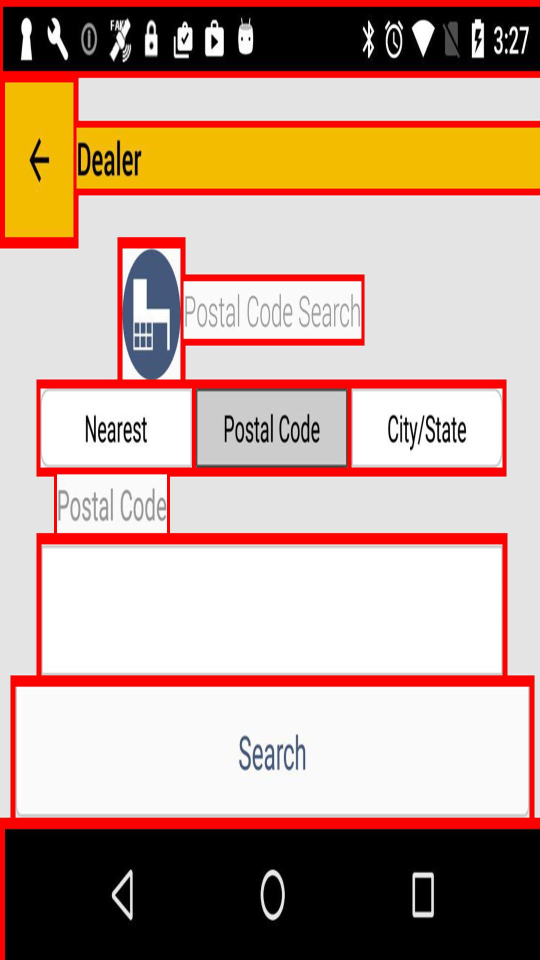
#> input picture training_5062_output.jpg, 1080 x 1920 px (shown at 1/2 size)
$ python training_window.py
#> lines starting #> are read from the running program, lines starting #| are printed output that depends on the picture
import cv2
import os
import json
import time

import zoom_and_fisheye_tools as tools


def uniquify( path ):
    filename, extension = os.path.splitext(path)
    counter = 0

    while os.path.exists(path):
        path = filename + "(" + str(counter) + ")" + extension
        counter += 1

    return path


# [127 lines left out: functions render_new_image, mouse_events, not called in this run]


def record_event(
    username,
    event_device,
    event_type,
    x,
    y,
    time,
    img_id,
    scale_factor_computation,
    current_magnification,
    current_rectangle_length,
    dim_x,
    dim_y,

):
    # global event_list

    # event = {}

    # event[ "img_id" ] = img_id
    # event[ "dim_x" ] = dim_x
    # event[ "dim_y" ] = dim_y

    # event[ "scale_factor_computation" ] = scale_factor_computation

    # event[ "current_magnification" ] = current_magnification
    # event[ "current_rectangle_length" ] = current_rectangle_length
    # event[ "current_rectangle_width" ] = int( current_rectangle_length * 0.5 )

    # event[ "username" ] = username
    # event[ "event_device" ] = event_device
    # event[ "event_type" ] = event_type
    # event[ "x" ] = x
    # event[ "y" ] = y
    # event[ "time" ] = time - start

    # events = event_list[ "events" ]
    # events.append( event )
    # event_list[ "events" ] = events

    # with open( username_unique, "w") as outfile:
    #     json.dump(event_list, outfile)
    return

if __name__ == "__main__":

    start = time.time()

    user_data = []
    with open('user_data.txt') as f:
#> (reads user_data.txt from the repository)
        user_data = [line.rstrip() for line in f]

    username = user_data[0]
    screen_size = user_data[1]
    username_unique = uniquify( username + "_window_mag" + ".json" )

    file_id = 'training_5062'

    # input_file_name = str(file_id) + ".jpg"
    input_file_name = str(file_id) + "_output.jpg"

    img = cv2.imread(input_file_name)
#> img is the input picture: shape (1920, 1080, 3); mean B, G, R 149.6, 162.7, 191.2
    dim_x, dim_y = img.shape[1], img.shape[0]
#> dim_x = 1080; dim_y = 1920


    scale_factor_computation_max =  ( 540 / dim_x )
#> scale_factor_computation_max = 0.5
    scale_factor_computation_min = ( 324 / dim_x )
#> scale_factor_computation_min = 0.3

    comp_step_size = ( scale_factor_computation_max - scale_factor_computation_min ) / 4
#> comp_step_size = 0.05
    scale_factor_computation = scale_factor_computation_max
#> scale_factor_computation = 0.5


    min_rect_length = dim_x * 0.2
#> min_rect_length = 216
    max_rect_length = dim_x * 0.45
#> max_rect_length = 486
    step_size = int( ( max_rect_length - min_rect_length) / 4 )
#> step_size = 67

    current_rect_length = int( min_rect_length )
#> current_rect_length = 216


    min_magnification = 1
    max_magnification = 4

    step_size_mag = ( max_magnification - min_magnification ) / 4

    current_magnification = min_magnification

    cv2.namedWindow("image", cv2.WINDOW_GUI_NORMAL)
    img = cv2.resize( img, ( int( dim_x * scale_factor_computation ), int( dim_y * scale_factor_computation ) ) )
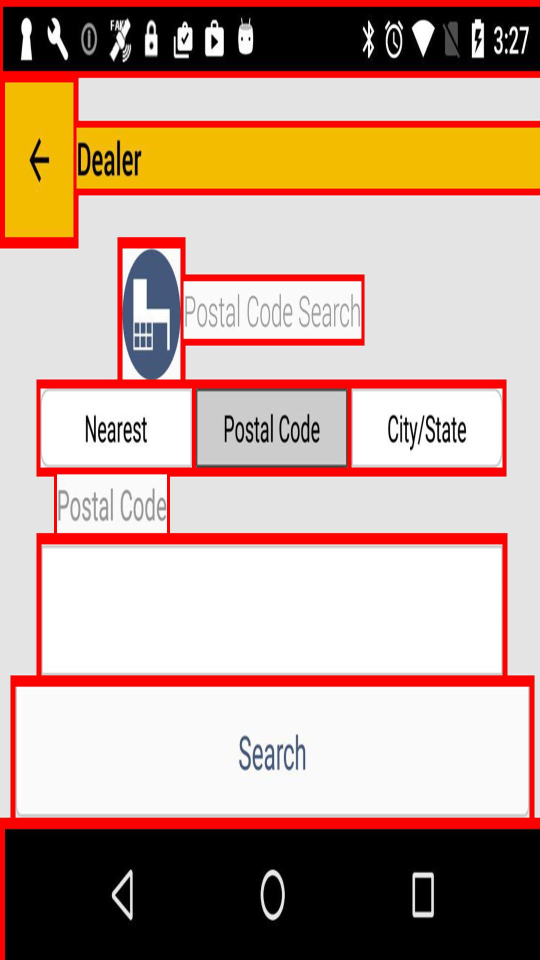
#> img: shape (960, 540, 3); mean B, G, R 149.6, 162.8, 191.2

    cv2.resizeWindow('image', 640, 1140 )
    cv2.imshow( 'image', img )


    pos_x = 0
    pos_y = 0

    event_list = {}
    event_list[ "events" ] = []

    cv2.setMouseCallback( 'image', mouse_events )

    while True:
        k = cv2.waitKey(10)
#> (key Esc is pressed here)

        ## if esc is pressed, exit the program
        if k == 27:
            print("exit")

            record_event(
                username = username,
                event_device = "keyboard",
                event_type = "ESC",
                x = pos_x,
                y = pos_y,
                time = time.time(),
                img_id = file_id,
                current_magnification = current_magnification,
                current_rectangle_length = current_rect_length,
                scale_factor_computation = scale_factor_computation,
                dim_x = dim_x,
                dim_y = dim_y
                )

            break

        elif k == 32:
            print("rectnagle size change")

            current_rect_length += step_size

            if ( current_rect_length >= max_rect_length ):
                current_rect_length = min_rect_length

            render_new_image( img = img, x = pos_x, y = pos_y )

            record_event(
                username = username,
                event_device = "keyboard",
                event_type = "SPACE",
                x = pos_x,
                y = pos_y,
                time = time.time(),
                img_id = file_id,
                current_magnification = current_magnification,
                current_rectangle_length = current_rect_length,
                scale_factor_computation = scale_factor_computation,
                dim_x = dim_x,
                dim_y = dim_y
                )

    # with open( username_unique , "w") as outfile:
    #     json.dump(event_list, outfile)
    cv2.destroyAllWindows( )
